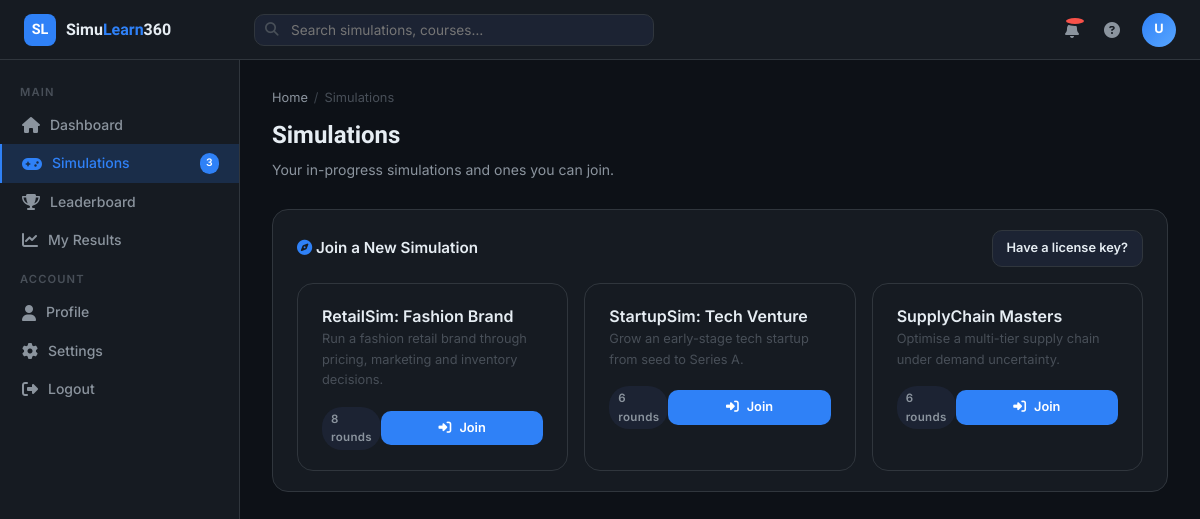
The app's page /preapp/simulations.php (signed in) with its own data.
### tables this page shows
CREATE TABLE IF NOT EXISTS `simulations` (
  `id` INT AUTO_INCREMENT PRIMARY KEY,
  `name` VARCHAR(200) NOT NULL,
  `description` TEXT,
  `total_rounds` INT DEFAULT 6,
  `created_by` INT DEFAULT NULL,
  `created_at` TIMESTAMP DEFAULT CURRENT_TIMESTAMP,
  FOREIGN KEY (`created_by`) REFERENCES `users`(`id`) ON DELETE SET NULL
);

### preapp/includes/config.php (called while the page is built, shortened)
<?php
function db() {
    static $pdo = null;
    if ($pdo === null) {
        $dsn = sprintf('mysql:host=%s;port=%d;dbname=%s;charset=utf8mb4', DB_HOST, DB_PORT, DB_NAME);
        try {
            $pdo = new PDO($dsn, DB_USER, DB_PASS, [
                PDO::ATTR_ERRMODE            => PDO::ERRMODE_EXCEPTION,
                PDO::ATTR_DEFAULT_FETCH_MODE => PDO::FETCH_ASSOC,
                PDO::ATTR_EMULATE_PREPARES   => false,
            ]);
        } catch (PDOException $ex) {
            $pdo = false;
        }
    }
    return $pdo;
}
function current_user() {
    return $_SESSION['user'] ?? null;
}
function e($str) {
    return htmlspecialchars((string)$str, ENT_QUOTES, 'UTF-8');
}
function db_query($sql, $params = []) {
    $pdo = db();
    try {
        $stmt = $pdo->prepare($sql);
        $stmt->execute($params);
        return $stmt;
    } catch (PDOException $ex) {
        error_log('SimuLearn360 DB query failed: ' . $ex->getMessage());
        return null;
    }
}
function db_fetch_all($sql, $params = []) {
    $stmt = db_query($sql, $params);
    return $stmt ? $stmt->fetchAll() : [];
}

### preapp/simulations.php (the view, shortened to what this page needs)
<?php
require_once 'includes/config.php';
$user = current_user();
$my_games = db_fetch_all(
    'SELECT g.id, s.id AS sim_id, s.name, s.total_rounds, g.current_round, g.score, g.status, g.deadline
     FROM games g JOIN simulations s ON s.id = g.simulation_id
     WHERE g.user_id = ? ORDER BY g.status = "active" DESC, g.id DESC',
    [$user['id']]
);
$joined_ids = array_column($my_games, 'sim_id');
$sql = 'SELECT id, name, description, total_rounds FROM simulations';
$catalog = db_fetch_all($sql, $joined_ids);
include 'includes/head.php';
include 'includes/dashboard_layout.php';
?>
<div class="page-header">
  <div class="breadcrumb">
    <a href="dashboard.php">Home</a>
    <span class="sep">/</span>
    <span>Simulations</span>
  </div>
  <h1>Simulations</h1>
  <p>Your in-progress simulations and ones you can join.</p>
</div>
<div class="card">
  <div class="card-header">
    <span class="card-title"><i class="fa fa-compass text-accent"></i> Join a New Simulation</span>
    <a href="join.php" class="btn btn-secondary btn-sm">Have a license key?</a>
  </div>
  <div class="card-body grid-3" style="padding-top:16px;">
    <?php if ($catalog): foreach ($catalog as $sim): ?>
      <div class="card" style="margin:0;">
        <div class="card-body">
          <div class="fw-600 mb-8"><?= e($sim['name']) ?></div>
          <div class="text-sm text-muted mb-16"><?= e($sim['description'] ?? '') ?></div>
          <div class="d-flex justify-between align-center">
            <span class="badge badge-gray"><?= (int)$sim['total_rounds'] ?> rounds</span>
            <a href="join.php?sim=<?= (int)$sim['id'] ?>" class="btn btn-primary btn-sm">
              <i class="fa fa-right-to-bracket"></i> Join
            </a>
          </div>
        </div>
      </div>
    <?php endforeach; else: ?>
      <p class="text-sm text-muted">You've joined every available simulation. Nice work!</p>
    <?php endif; ?>
  </div>
</div>
  </main>
</div>
</body>
</html>

### preapp/styles.css (style rules this page uses)
:root { --bg-dark: #0d1117; --bg-panel: #161b22; --bg-card: #1c2333; --bg-card-hover: #21293d; --border: #30363d; --border-light: #3d444d; --accent: #2f81f7; --accent-hover: #1a6ed8; --accent-glow: rgba(47, 129, 247, 0.18); --accent-2: #3fb950; --accent-warn: #f0883e; --accent-danger: #f85149; --text-primary: #e6edf3; --text-secondary: #8b949e; --text-muted: #484f58; --text-white: #ffffff; --radius-sm: 6px; --radius: 10px; --radius-lg: 16px; --radius-xl: 24px; --shadow-sm: 0 1px 3px rgba(0,0,0,0.4); --shadow: 0 4px 16px rgba(0,0,0,0.5); --shadow-lg: 0 8px 32px rgba(0,0,0,0.6); --transition: 0.18s ease; --font-display: 'Sora', sans-serif; --font-body: 'Inter', sans-serif; }
*, *::before, *::after { box-sizing: border-box; margin: 0; padding: 0; }
html { font-size: 16px; scroll-behavior: smooth; }
body { font-family: var(--font-body); background: var(--bg-dark); color: var(--text-primary); line-height: 1.6; min-height: 100vh; }
a { color: var(--accent); text-decoration: none; transition: color var(--transition); }
.btn { display: inline-flex; align-items: center; justify-content: center; gap: 8px; font-weight: 600; border-radius: var(--radius); transition: all var(--transition); cursor: pointer; border: none; font-family: var(--font-body); }
.btn-primary { background: var(--accent); color: #fff; padding: 12px 24px; font-size: 0.92rem; width: 100%; }
.btn-secondary { background: var(--bg-card); color: var(--text-primary); border: 1px solid var(--border); padding: 10px 20px; font-size: 0.875rem; }
.btn-sm { padding: 7px 14px; font-size: 0.8rem; }
.page-header { margin-bottom: 28px; }
.page-header h1 { font-family: var(--font-display); font-size: 1.5rem; font-weight: 700; margin-bottom: 4px; }
.page-header p { color: var(--text-secondary); font-size: 0.875rem; }
.breadcrumb { display: flex; align-items: center; gap: 6px; font-size: 0.8rem; color: var(--text-muted); margin-bottom: 8px; }
.breadcrumb a { color: var(--text-secondary); }
.breadcrumb .sep { color: var(--border-light); }
.card { background: var(--bg-panel); border: 1px solid var(--border); border-radius: var(--radius-lg); overflow: hidden; }
.card-header { padding: 20px 24px 0; display: flex; align-items: center; justify-content: space-between; }
.card-title { font-weight: 600; font-size: 0.95rem; }
.card-body { padding: 20px 24px; }
.badge { display: inline-flex; align-items: center; gap: 4px; padding: 3px 9px; border-radius: 20px; font-size: 0.72rem; font-weight: 600; letter-spacing: 0.03em; }
.badge-gray { background: var(--bg-card); color: var(--text-secondary); }
.d-flex { display: flex; }
.align-center { align-items: center; }
.justify-between { justify-content: space-between; }
.mb-16 { margin-bottom: 16px; }
.text-muted { color: var(--text-muted); }
.text-accent { color: var(--accent); }
.text-sm { font-size: 0.8rem; }
.fw-600 { font-weight: 600; }
.grid-3 { display: grid; grid-template-columns: repeat(3, 1fr); gap: 16px; }

### records on screen
simulations: name "RetailSim: Fashion Brand", description "Run a fashion retail brand through pricing, marketing and inventory decisions.", total_rounds "8"
simulations: name "StartupSim: Tech Venture", description "Grow an early-stage tech startup from seed to Series A.", total_rounds "6"
simulations: name "SupplyChain Masters", description "Optimise a multi-tier supply chain under demand uncertainty.", total_rounds "6"

### other values on screen
substr($user['first_name'] ?? 'U', 0, 1) "U"
